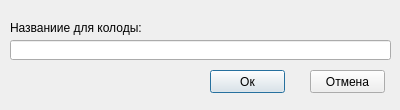
<?xml version="1.0" encoding="UTF-8"?>
<ui version="4.0">
 <class>AddCategory</class>
 <widget class="QDialog" name="AddCategory">
  <property name="geometry">
   <rect>
    <x>0</x>
    <y>0</y>
    <width>400</width>
    <height>110</height>
   </rect>
  </property>
  <property name="windowTitle">
   <string>Dialog</string>
  </property>
  <widget class="QPushButton" name="create_category_button">
   <property name="geometry">
    <rect>
     <x>210</x>
     <y>70</y>
     <width>75</width>
     <height>23</height>
    </rect>
   </property>
   <property name="text">
    <string>Ок</string>
   </property>
  </widget>
  <widget class="QPushButton" name="cancel_button">
   <property name="geometry">
    <rect>
     <x>310</x>
     <y>70</y>
     <width>75</width>
     <height>23</height>
    </rect>
   </property>
   <property name="text">
    <string>Отмена</string>
   </property>
  </widget>
  <widget class="QLineEdit" name="deck_title">
   <property name="geometry">
    <rect>
     <x>10</x>
     <y>40</y>
     <width>381</width>
     <height>20</height>
    </rect>
   </property>
  </widget>
  <widget class="QLabel" name="label">
   <property name="geometry">
    <rect>
     <x>10</x>
     <y>20</y>
     <width>131</width>
     <height>16</height>
    </rect>
   </property>
   <property name="text">
    <string>Названиие для колоды:</string>
   </property>
  </widget>
 </widget>
 <resources/>
 <connections/>
</ui>
